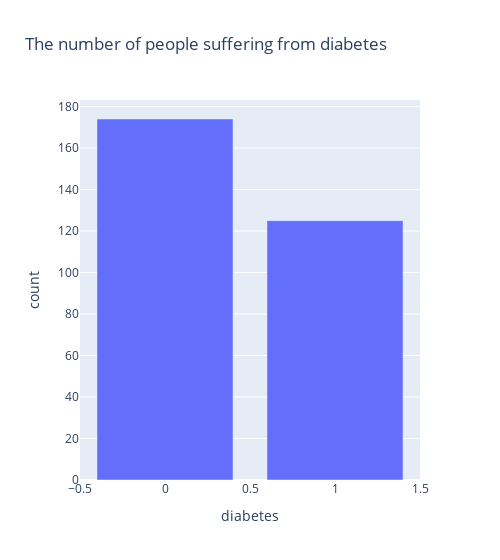

Notebook code cell kept with this figure:
### Code cell
px.bar(ds, x='diabetes', y='count', width=500, title = "The number of people suffering from diabetes")

### Figure 1 — Plotly figure (JSON) as saved in the notebook; plotly's stock layout.template omitted (floating-point values rounded to 4 significant figures)
{"data": [{"alignmentgroup": "True", "hovertemplate": "diabetes=%{x}<br>count=%{y}<extra></extra>", "legendgroup": "", "marker": {"color": "#636efa"}, "name": "", "offsetgroup": "", "orientation": "v", "showlegend": false, "textposition": "auto", "type": "bar", "x": [0, 1], "xaxis": "x", "y": [174, 125], "yaxis": "y"}], "layout": {"barmode": "relative", "legend": {"tracegroupgap": 0}, "title": {"text": "The number of people suffering from diabetes"}, "width": 500, "xaxis": {"anchor": "y", "domain": [0, 1], "title": {"text": "diabetes"}}, "yaxis": {"anchor": "x", "domain": [0, 1], "title": {"text": "count"}}}}
